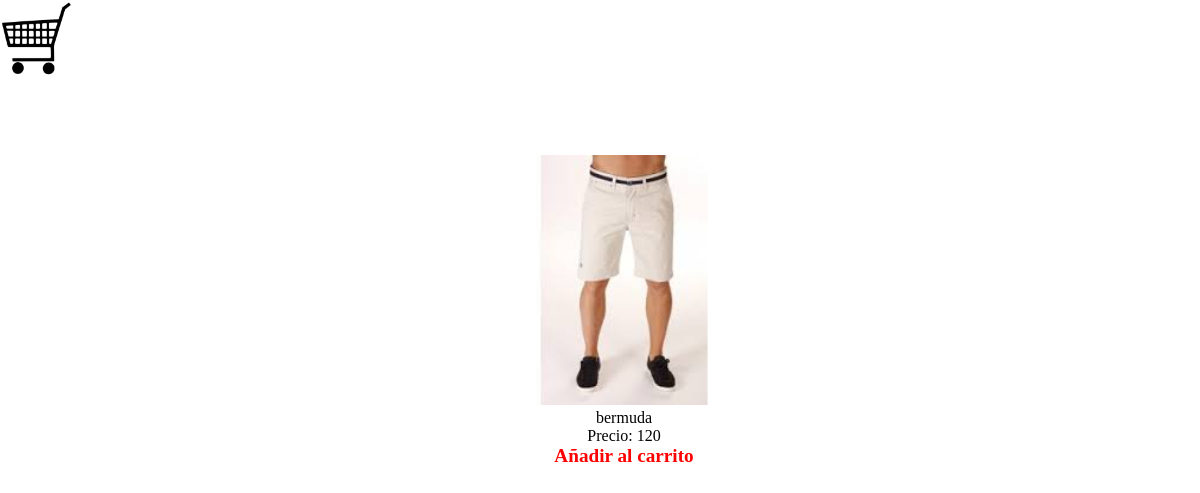
Page /detalles.php?id=2 on the committed database.
### tables this page shows
CREATE TABLE `productos` (
  `id` int(11) NOT NULL,
  `nombre` varchar(30) DEFAULT NULL,
  `descripcion` varchar(50) DEFAULT NULL,
  `imagen` varchar(20) DEFAULT NULL,
  `precio` int(11) DEFAULT NULL
);

### detalles.php (the view, shortened to what this page needs)
<!DOCTYPE html>
<html lang="es">
<head>
	<link rel="stylesheet" type="text/css" href="./css/estilos.css">
</head>
<body>
	<header>
		<a href="./carritodecompras.php" title="ver carrito de compras">
			<img src="./imagenes/carrito.png">
		</a>
	</header>
	<section>
	<?php
		$re=mysql_query("select * from productos where id=".$_GET['id'])or die(mysql_error());
		while ($f=mysql_fetch_array($re)) {
		?>
			<center>
				<img src="./productos/<?php echo $f['imagen'];?>"><br>
				<span><?php echo $f['nombre'];?></span><br>
				<span>Precio: <?php echo $f['precio'];?></span><br>
				<a href="./carritodecompras.php?id=<?php  echo $f['id'];?>">Añadir al carrito</a>
			</center>
	<?php
		}
	?>
	</section>
</body>
</html>

### css/estilos.css (style rules this page uses)
a { color: #4a4a4a; font-weight: bolder; font-size: 1.2rem; text-decoration: none; }
header a img { width: 100%; }
section { width: 80%; min-height: 500px; padding: 2%; margin:0 auto; margin-left: 10%; margin-top: 50px; }
header a img { width: 6%; }
html { padding: 0px; margin: 0px; }
body { padding: 0px; margin: 0px; }
center a { color: red; }
center img { width: 250px; display: inline-block; }

### rows in the picture
productos: imagen (picture), nombre "bermuda", precio "120"
